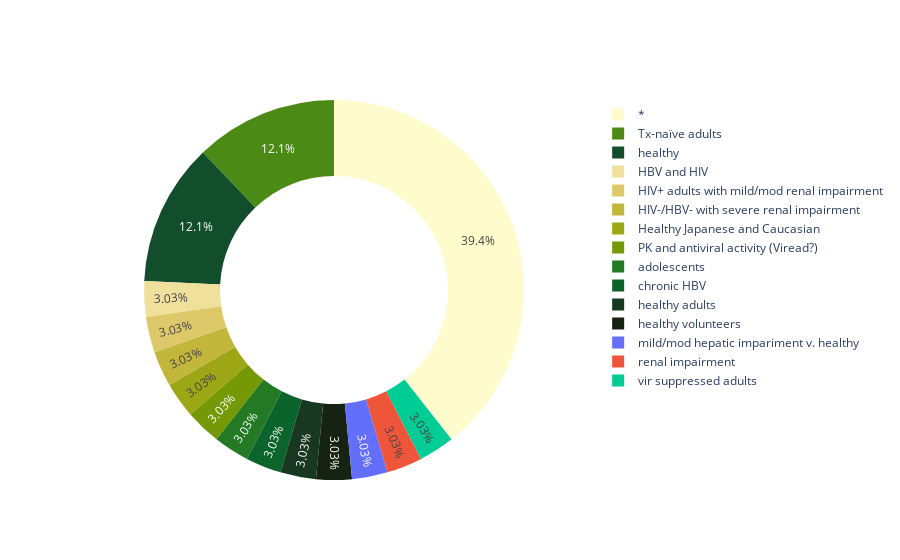

The notebook cell this image was saved under:
### Code cell
import plotly.offline as pyo
import plotly.graph_objs as go
lowerdf = df.groupby('Study_Population').size()/df['Participants'].count()*100
labels = lowerdf.index
values = lowerdf.values

# Use `hole` to create a donut-like pie chart
fig = go.Figure(data=[go.Pie(labels=labels, values=values,marker_colors = px.colors.sequential.speed, hole=.6)])
fig.show()

### Figure 1 — Plotly figure (JSON) as saved in the notebook; plotly's stock layout.template omitted (floating-point values rounded to 4 significant figures)
{"data": [{"hole": 0.6, "labels": ["*", "HBV and HIV", "HIV+ adults with mild/mod renal impairment", "HIV-/HBV- with severe renal impairment", "Healthy Japanese and Caucasian ", "PK and antiviral activity (Viread?)", "Tx-naïve adults", "adolescents", "chronic HBV", "healthy", "healthy adults", "healthy volunteers", "mild/mod hepatic impariment v. healthy", "renal impairment", "vir suppressed adults"], "marker": {"colors": ["rgb(254, 252, 205)", "rgb(239, 225, 156)", "rgb(221, 201, 106)", "rgb(194, 182, 59)", "rgb(157, 167, 21)", "rgb(116, 153, 5)", "rgb(75, 138, 20)", "rgb(35, 121, 36)", "rgb(11, 100, 44)", "rgb(18, 78, 43)", "rgb(25, 56, 34)", "rgb(23, 35, 18)"]}, "type": "pie", "values": [39.39, 3.03, 3.03, 3.03, 3.03, 3.03, 12.12, 3.03, 3.03, 12.12, 3.03, 3.03, 3.03, 3.03, 3.03]}], "layout": {}}
